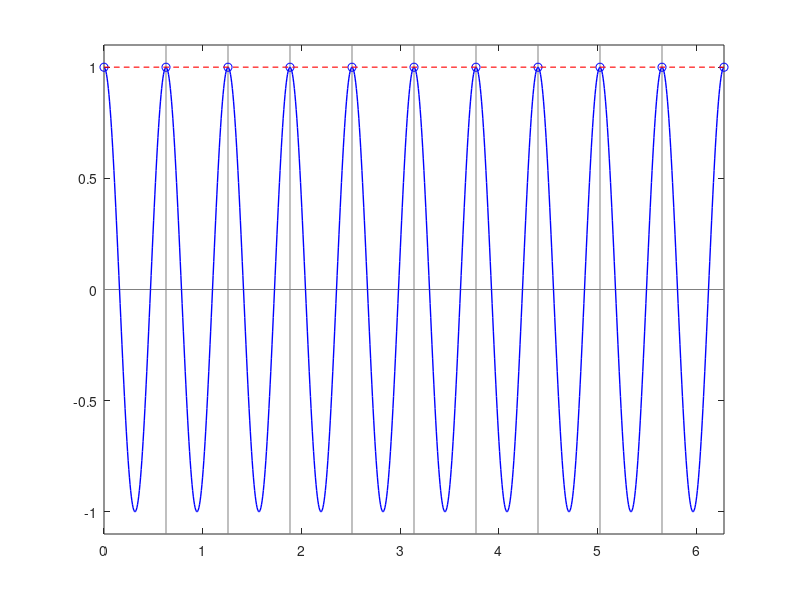

MATLAB code to generate this figure:
function Nyquist_Freq_Demo
clc; close all

om = 10;
f = 10;

t = linspace(0,2*pi,1+100*f);
x = cos(om*t);

N = ceil(2*om/f-1);
y = cos((om-N*f)*t);

figure
hold on; box on;
plot(t([1,end]),[0,0],'Color',[1,1,1]*0.5)
for i = 1:f-1
    plot([1,1]*t(100*i+1),[-1,+1]*1.1,'Color',[1,1,1]*0.5)
end

plot(t,x,'b','Linewidth',1)
for i = 0:f
    plot(t(100*i+1),x(100*i+1),'ob')
end
plot(t,y,'--r','Linewidth',1)

xlim(t([1,end]))
ylim([-1,+1]*1.1)